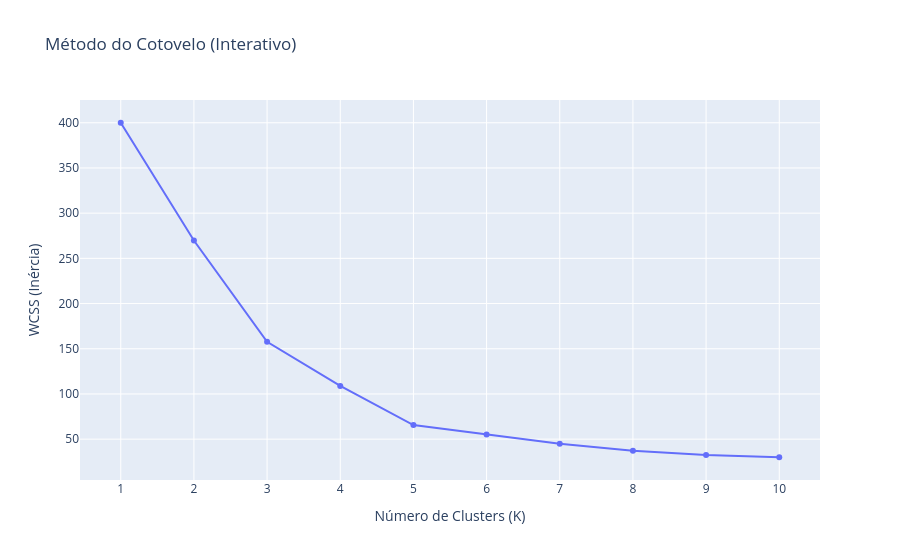

This figure's notebook cell:
### Markdown cell above
## 4. Modelagem

A técnica escolhida, conforme sugerido no escopo do TCC, é o **K-Means**, um algoritmo de agrupamento (clusterização).

O maior desafio do K-Means é definir o número ideal de clusters (K). Para fazer isso de forma justificada, usaremos o **Método do Cotovelo (Elbow Method)**.

### Code cell
# --- Passo 8:  
# Método do Cotovelo (Estático + Interativo)
# Importar o plotly express (px)

wcss = [] # Lista para armazenar a Inércia (WCSS)
K_range = range(1, 11) # Vamos testar de 1 a 10 clusters

print("Calculando Inércia (WCSS) para K de 1 a 10...")
for k in K_range:
    kmeans = KMeans(
        n_clusters=k,       # O número de clusters que estamos testando
        init='k-means++',   # Método de inicialização inteligente
        random_state=42,    # Para reprodutibilidade
        n_init=10           # Rodar 10x e pegar o melhor resultado
    )
    kmeans.fit(features_scaled)
    wcss.append(kmeans.inertia_) # 'inertia_' é o valor do WCSS

# --- Parte 1: Gráfico Estático (para o Relatório PDF) ---
print("Gerando gráfico estático (para o relatório)...")
plt.figure(figsize=(10, 6))
plt.plot(K_range, wcss, 'o-')
plt.xlabel('Número de Clusters (K)')
plt.ylabel('WCSS (Inércia)')
plt.title('Método do Cotovelo (Elbow Method)')
plt.xticks(K_range)
plt.grid(True, linestyle='--', alpha=0.6)

# Salvar o gráfico
try:
    plt.savefig(ELBOW_PLOT_FILE, dpi=300)
    print(f"Gráfico do Cotovelo salvo com sucesso em: {ELBOW_PLOT_FILE}")
except Exception as e:
    print(f"Erro ao salvar o gráfico do cotovelo: {e}")
    
# Exibe o gráfico estático no notebook
plt.show()

# --- Parte 2: Gráfico Interativo (para o Notebook) ---
print("\nGerando gráfico interativo (Plotly)...")

# Criar um dataframe para o Plotly
df_elbow = pd.DataFrame({
    'Número de Clusters (K)': K_range, 
    'WCSS (Inércia)': wcss
})

fig = px.line(
    df_elbow,
    x='Número de Clusters (K)',
    y='WCSS (Inércia)',
    title='Método do Cotovelo (Interativo)',
    markers=True # Adiciona os "pontos" no gráfico
)

# Garante que o eixo X mostre os números inteiros (1, 2, 3...)
fig.update_xaxes(dtick=1)

# Exibe o gráfico interativo
fig.show()

### Figure 1 — Plotly figure (JSON) as saved in the notebook; plotly's stock layout.template omitted (floating-point values rounded to 4 significant figures)
{"data": [{"hovertemplate": "Número de Clusters (K)=%{x}<br>WCSS (Inércia)=%{y}<extra></extra>", "legendgroup": "", "line": {"color": "#636efa", "dash": "solid"}, "marker": {"symbol": "circle"}, "mode": "lines+markers", "name": "", "orientation": "v", "showlegend": false, "type": "scatter", "x": [1, 2, 3, 4, 5, 6, 7, 8, 9, 10], "xaxis": "x", "y": [400.0, 269.7, 157.7, 108.9, 65.57, 55.06, 44.86, 37.23, 32.39, 29.98], "yaxis": "y"}], "layout": {"legend": {"tracegroupgap": 0}, "title": {"text": "Método do Cotovelo (Interativo)"}, "xaxis": {"anchor": "y", "domain": [0, 1], "dtick": 1, "title": {"text": "Número de Clusters (K)"}}, "yaxis": {"anchor": "x", "domain": [0, 1], "title": {"text": "WCSS (Inércia)"}}}}
